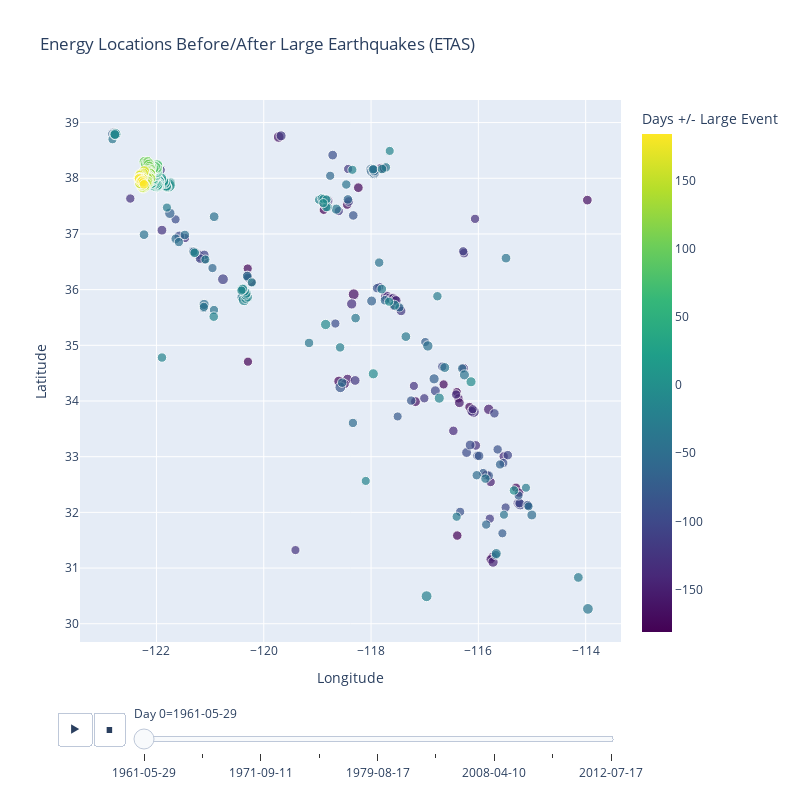

The cell this chart's notebook holds for it:
### Code cell
#new dataframe to store binned data
binned_data = pd.DataFrame()

for index, row in etas_large.iterrows():
    start_date = pd.to_datetime(row['date'])
    #binning data before/after major event
    etas_binned = location_binning(etas, start_date, date_range)
    relative_dates = (pd.to_datetime(etas_binned['date']) - start_date).dt.days
    
    binned_data = pd.concat([
        binned_data,
        pd.DataFrame({
            'Day 0': [start_date.strftime('%Y-%m-%d')] * len(etas_binned),
            'Latitude': etas_binned['latitude'],
            'Longitude': etas_binned['longitude'],
            'Relative_Dates': relative_dates,
            'Energy': etas_binned['energy']
        })
    ])

fig = px.scatter(
    binned_data,
    x='Longitude',
    y='Latitude',
    color='Relative_Dates',
    size='Energy',
    animation_frame='Day 0',
    title='Energy Locations Before/After Large Earthquakes (ETAS)',
    labels={'Relative_Dates': 'Days +/- Large Event'},
    color_continuous_scale='Viridis',
    opacity=0.7,
    size_max=10,
    width=800,
    height=800
)

fig.show()

### Figure 1 — Plotly figure (JSON) as saved in the notebook; plotly's stock layout.template omitted (floating-point values rounded to 4 significant figures; data arrays with more than 128 entries replaced by an {"elided": "..."} marker saying what was removed)
{"data": [{"hovertemplate": "Day 0=1961-05-29<br>Longitude=%{x}<br>Latitude=%{y}<br>Energy=%{marker.size}<br>Days +/- Large Event=%{marker.color}<extra></extra>", "legendgroup": "", "marker": {"color": {"elided": "445 int values"}, "coloraxis": "coloraxis", "opacity": 0.7, "size": {"elided": "445 float values"}, "sizemode": "area", "sizeref": 0.1828, "symbol": "circle"}, "mode": "markers", "name": "", "orientation": "v", "showlegend": false, "type": "scatter", "x": {"elided": "445 float values"}, "xaxis": "x", "y": {"elided": "445 float values"}, "yaxis": "y"}], "layout": {"coloraxis": {"colorbar": {"title": {"text": "Days +/- Large Event"}}, "colorscale": [[0, "#440154"], [0.1111, "#482878"], [0.2222, "#3e4989"], [0.3333, "#31688e"], [0.4444, "#26828e"], [0.5556, "#1f9e89"], [0.6667, "#35b779"], [0.7778, "#6ece58"], [0.8889, "#b5de2b"], [1, "#fde725"]]}, "height": 800, "legend": {"itemsizing": "constant", "tracegroupgap": 0}, "sliders": [{"active": 0, "currentvalue": {"prefix": "Day 0="}, "len": 0.9, "pad": {"b": 10, "t": 60}, "steps": [{"args": [["1961-05-29"], {"frame": {"duration": 0, "redraw": false}, "fromcurrent": true, "mode": "immediate", "transition": {"duration": 0, "easing": "linear"}}], "label": "1961-05-29", "method": "animate"}, {"args": [["1963-01-29"], {"frame": {"duration": 0, "redraw": false}, "fromcurrent": true, "mode": "immediate", "transition": {"duration": 0, "easing": "linear"}}], "label": "1963-01-29", "method": "animate"}, {"args": [["1971-09-11"], {"frame": {"duration": 0, "redraw": false}, "fromcurrent": true, "mode": "immediate", "transition": {"duration": 0, "easing": "linear"}}], "label": "1971-09-11", "method": "animate"}, {"args": [["1979-05-15"], {"frame": {"duration": 0, "redraw": false}, "fromcurrent": true, "mode": "immediate", "transition": {"duration": 0, "easing": "linear"}}], "label": "1979-05-15", "method": "animate"}, {"args": [["1979-08-17"], {"frame": {"duration": 0, "redraw": false}, "fromcurrent": true, "mode": "immediate", "transition": {"duration": 0, "easing": "linear"}}], "label": "1979-08-17", "method": "animate"}, {"args": [["2001-04-15"], {"frame": {"duration": 0, "redraw": false}, "fromcurrent": true, "mode": "immediate", "transition": {"duration": 0, "easing": "linear"}}], "label": "2001-04-15", "method": "animate"}, {"args": [["2008-04-10"], {"frame": {"duration": 0, "redraw": false}, "fromcurrent": true, "mode": "immediate", "transition": {"duration": 0, "easing": "linear"}}], "label": "2008-04-10", "method": "animate"}, {"args": [["2012-04-17"], {"frame": {"duration": 0, "redraw": false}, "fromcurrent": true, "mode": "immediate", "transition": {"duration": 0, "easing": "linear"}}], "label": "2012-04-17", "method": "animate"}, {"args": [["2012-07-17"], {"frame": {"duration": 0, "redraw": false}, "fromcurrent": true, "mode": "immediate", "transition": {"duration": 0, "easing": "linear"}}], "label": "2012-07-17", "method": "animate"}], "x": 0.1, "xanchor": "left", "y": 0, "yanchor": "top"}], "title": {"text": "Energy Locations Before/After Large Earthquakes (ETAS)"}, "updatemenus": [{"buttons": [{"args": [null, {"frame": {"duration": 500, "redraw": false}, "fromcurrent": true, "mode": "immediate", "transition": {"duration": 500, "easing": "linear"}}], "label": "&#9654;", "method": "animate"}, {"args": [[null], {"frame": {"duration": 0, "redraw": false}, "fromcurrent": true, "mode": "immediate", "transition": {"duration": 0, "easing": "linear"}}], "label": "&#9724;", "method": "animate"}], "direction": "left", "pad": {"r": 10, "t": 70}, "showactive": false, "type": "buttons", "x": 0.1, "xanchor": "right", "y": 0, "yanchor": "top"}], "width": 800, "xaxis": {"anchor": "y", "domain": [0, 1], "title": {"text": "Longitude"}}, "yaxis": {"anchor": "x", "domain": [0, 1], "title": {"text": "Latitude"}}}}
